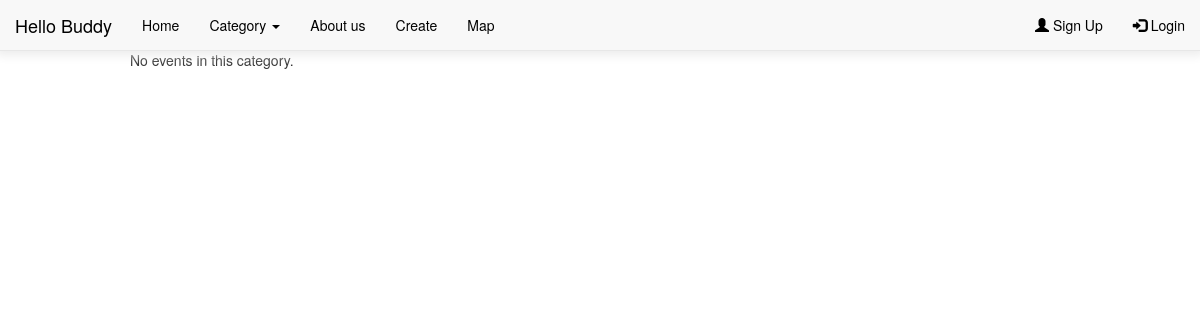
Before: /sport with the older database file.
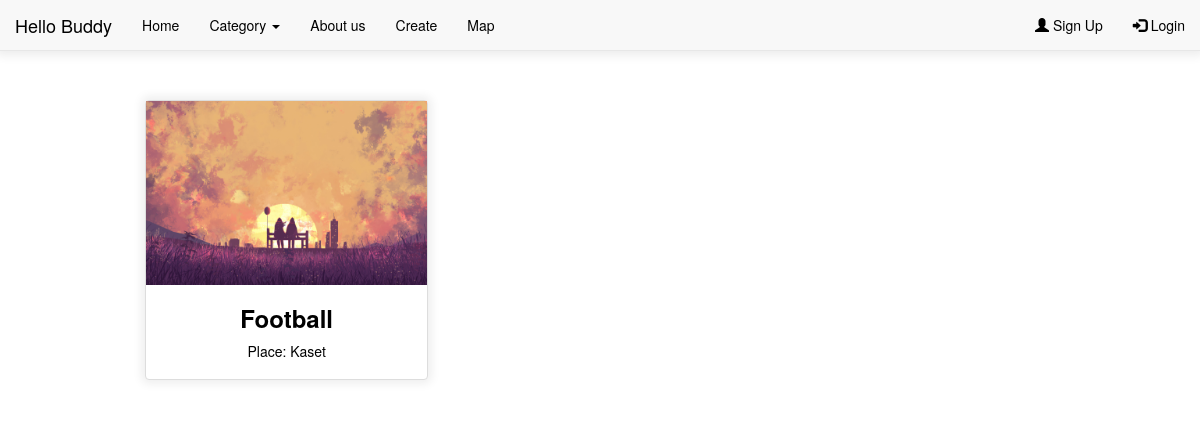
After: the same page with the newer database file.
### Hello_Buddy/models.py (models this page shows, shortened)
class Event(models.Model):
    category = [
        ('eating', 'Eating'),
        ('sport', 'Sport'),
        ('movie', 'Movie'),
        ('party', 'Party'),
        ('education', 'Education'),
    ]
    name = models.CharField("Name", max_length=20)
    place = models.CharField("Place", max_length=50)
    participant = models.PositiveIntegerField("Participant",
                                            default=1)
    joined = models.PositiveIntegerField(default=0)
    date = models.DateField("Date")
    time = models.TimeField("Time")
    type = models.CharField("Type", max_length=20,
                            null=True, blank=True, choices=category)
    image_upload = models.ImageField(null=True,
                                     blank=True, upload_to='event/images',
                                     default='event/images/default.jpg')
    def is_active(self):
        now = timezone.localtime()
        date = now.date()
        time = now.time()
        return date < self.date or (date == self.date and time < self.time)

### Hello_Buddy/views.py (the view)
# urls.py: path('<str:event_category>', views.events_by_category, name='event_category'),
def events_by_category(request, event_category):
    sorted_event = Event.objects.filter(type=event_category)
    context = {"events_in_category": sorted_event}
    return render(request,
                  "Hello_Buddy/event_by_category.html",
                  context)

### Hello_Buddy/templates/Hello_Buddy/event_by_category.html (shortened to what this page needs)
{% extends 'Hello_Buddy/base.html' %} {% block content %}
<head>
    </head>
{% if events_in_category %}
<div class="container" style="margin-top: 100px">
  <div class="container-fluid text-center bg-grey">
    <div class="row text-center">
      {% for event in events_in_category %}
      {%if event.is_active %}
      <a href="{% url 'event' event.id %}">
        <div class="col-sm-4">
          <div class="thumbnail">
            <img src="{{ event.image_upload.url }}" width="300" height="100" />
            <h3><strong>{{event.name}}</strong></h3>
            <p>Place: {{event.place}}</p>
          </div>
        </div>
      </a>
      {%endif%}
      {%endfor%}
    </div>
  </div>
</div>
{% else %}
<div class="container" style="margin-top: 50px">
  <p>No events in this category.</p>
</div>
{% endif %}
{% endblock %}

Changed rows visible on the page:
added Event: image_upload (placeholder picture), name "Football", place "Kaset"
Other visible differences:
text no longer shown: "No events in this category."
